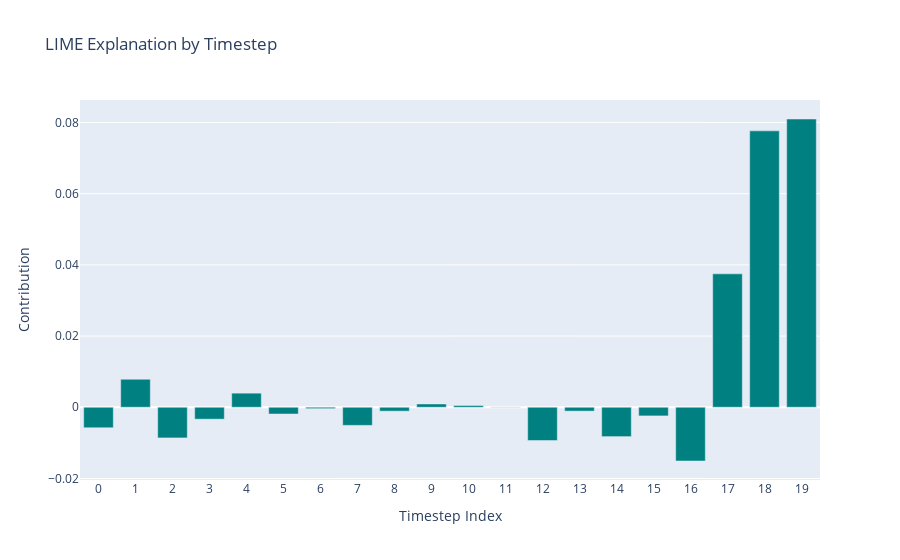

This figure's notebook cell:
### Markdown cell above
##### Local Explanation

Lime's explanations can't be aggregated to a global explanation, but we can use the local explanations to understand the model's behavior for a specific instance.

### Code cell
# Example: Select a single instance from the test set for explanation.

instance = X_test_flat[0]  # A 1D vector of shape (n_timesteps,)

# Generate a LIME explanation for the selected instance.
# 'num_features' controls how many timesteps (features) will be shown in the explanation.
explanation = explainer_lime.explain_instance(instance, predict_wrapper_lstm, num_features=20)

# Get the LIME explanation as a list of tuples:
lime_explanation_list = explanation.as_list()  # e.g., [("timestep_0", 0.12), ("timestep_1", -0.05), ...]

# Convert to DataFrame:
df_lime = pd.DataFrame(lime_explanation_list, columns=["feature", "contribution"])

# Extract numeric timestep index from the feature names, assuming they follow "timestep_<number>"
df_lime["timestep_index"] = df_lime["feature"].str.extract("timestep_(\d+)").astype(int)

# Now create a Plotly bar plot using the numeric x-axis.
fig = go.Figure(data=go.Bar(
    x=df_lime["timestep_index"],
    y=df_lime["contribution"],
    marker_color="teal"
))
fig.update_layout(
    title="LIME Explanation by Timestep",
    xaxis_title="Timestep Index",
    yaxis_title="Contribution",
    xaxis=dict(tickmode="linear", dtick=1)  # dtick=10 will show ticks every 10 timesteps
)
fig.show()

### Figure 1 — Plotly figure (JSON) as saved in the notebook; plotly's stock layout.template omitted (floating-point values rounded to 4 significant figures)
{"data": [{"marker": {"color": "teal"}, "type": "bar", "x": [19, 18, 17, 16, 12, 2, 14, 1, 0, 7, 4, 3, 15, 5, 8, 13, 9, 10, 6, 11], "y": [0.08097, 0.07764, 0.03748, -0.0151, -0.009336, -0.008616, -0.008247, 0.007867, -0.005759, -0.005087, 0.003956, -0.003348, -0.002431, -0.001903, -0.001093, -0.001085, 0.0009168, 0.0004887, -0.0003871, 5.21e-05]}], "layout": {"title": {"text": "LIME Explanation by Timestep"}, "xaxis": {"dtick": 1, "tickmode": "linear", "title": {"text": "Timestep Index"}}, "yaxis": {"title": {"text": "Contribution"}}}}
